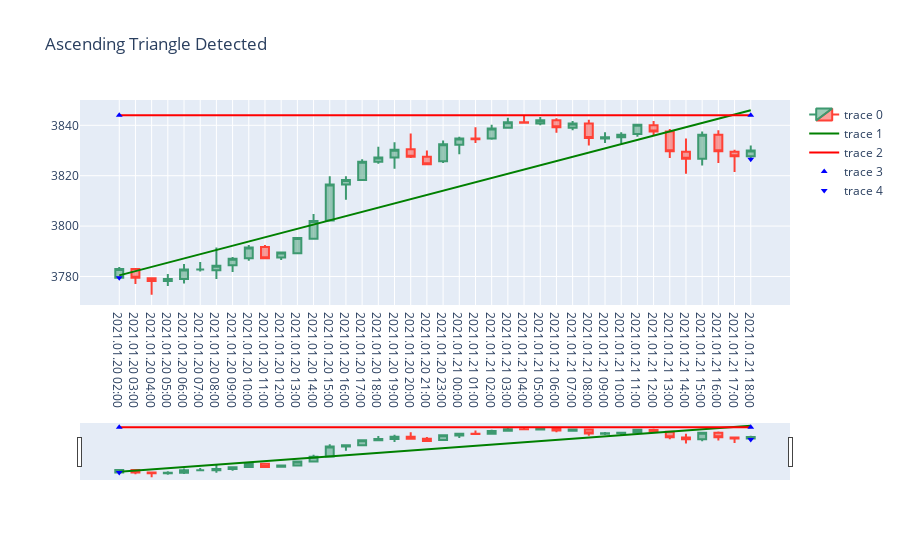
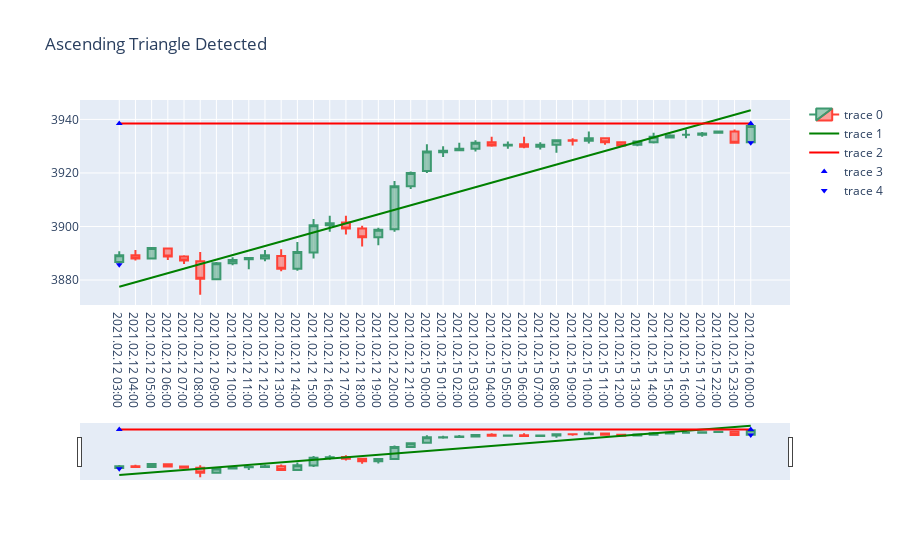
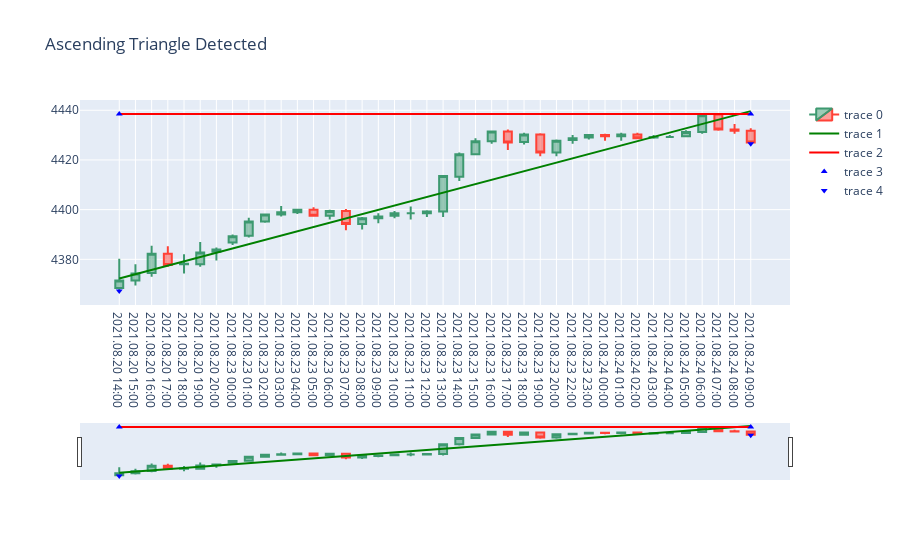
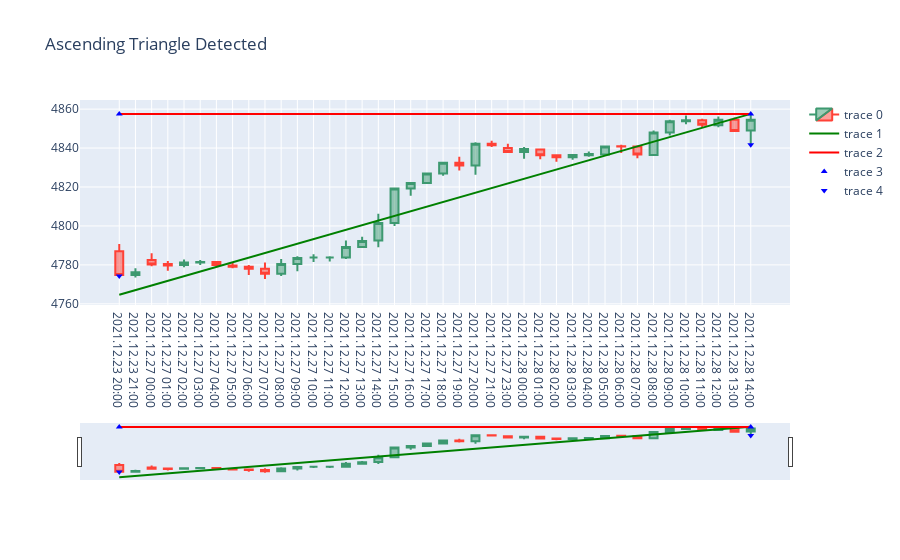

Notebook cell for these charts, in order:
### Markdown cell above
#### Step 5: Detection and Visualization of Ascending Triangles from Above Dataset

This code is used to detect and visualize ascending triangles from Above Dataset. The code uses the function `detect_ascending_triangle` to detect ascending triangles in windows of 40 data points. The function returns a Boolean column indicating if an ascending triangle was detected in the window. The code then iterates through the windows of data, and if an ascending triangle is detected, it increments a counter and adds the ascending triangle to a `go.Figure` object using `go.Candlestick`. Finally, the code updates the layout of the plot to display the total number of ascending triangles detected and shows the plot using `fig.show()`.

### Code cell
# Initialize variables
count = 0
fig = go.Figure()

# Iterate through the windows of data
for i in range(0, len(df), 40):
    # Get the window of data and detect the ascending triangle
    window = df.iloc[i:i+40]
    window = detect_ascending_triangle(window)
    
    # If an ascending triangle is detected, increment the counter and add it to the plot
    if window['ascending_triangle'].iloc[-1]:
        count += 1
        fig.add_trace(go.Candlestick(x=window.index,
                                      open=window['Open'],
                                      high=window['High'],
                                      low=window['Low'],
                                      close=window['Close'],
                                      name=f"Ascending Triangle #{count}"))

# Update the layout of the plot
fig.update_layout(title=f"Total number of ascending triangles detected: {count}")
fig.show()
